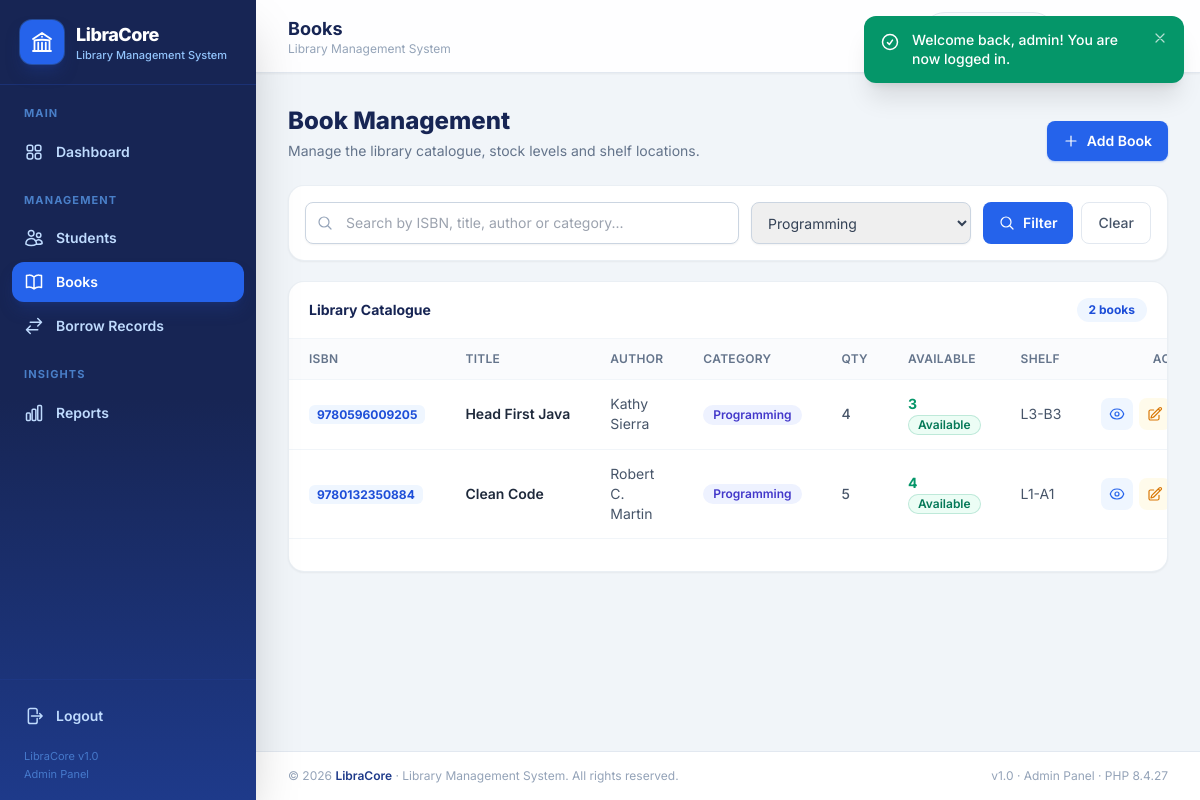
/books/index.php?category=Programming (signed in), run on the app's committed database.
### tables this page shows
CREATE TABLE `books` (
  `id`                 INT UNSIGNED     NOT NULL AUTO_INCREMENT,
  `isbn`               VARCHAR(20)      NOT NULL,
  `title`              VARCHAR(200)     NOT NULL,
  `author`             VARCHAR(150)     NOT NULL,
  `category`           VARCHAR(80)      NOT NULL,
  `publisher`          VARCHAR(120)              DEFAULT NULL,
  `publication_year`   SMALLINT UNSIGNED         DEFAULT NULL,
  `quantity`           INT UNSIGNED     NOT NULL DEFAULT 1,
  `available_quantity` INT UNSIGNED     NOT NULL DEFAULT 1,
  `shelf_location`     VARCHAR(30)      NOT NULL,
  `created_at`         TIMESTAMP        NOT NULL DEFAULT CURRENT_TIMESTAMP,
  `updated_at`         TIMESTAMP        NOT NULL DEFAULT CURRENT_TIMESTAMP ON UPDATE CURRENT_TIMESTAMP,
  PRIMARY KEY (`id`),
  UNIQUE KEY `uq_books_isbn` (`isbn`),
  KEY `idx_books_title` (`title`),
  KEY `idx_books_category` (`category`),
  CONSTRAINT `chk_books_available_range` CHECK (`available_quantity` <= `quantity`)
);

### books/index.php (the view, shortened to what this page needs)
<?php
require_once __DIR__ . '/../includes/auth_check.php';
$q        = trim($_GET['q'] ?? '');
$category = trim($_GET['category'] ?? '');
$page     = page_number();
$perPage  = 8;
$where  = [];
$params = [];
if ($category !== '') {
    $where[]  = 'category = :category';
    $params[':category'] = $category;
}
$whereSql = $where ? 'WHERE ' . implode(' AND ', $where) : '';
$stmt = $pdo->prepare("SELECT COUNT(*) FROM books $whereSql");
$stmt->execute($params);
$totalRows  = (int)$stmt->fetchColumn();
$totalPages = max(1, (int)ceil($totalRows / $perPage));
$page       = min($page, $totalPages);
$offset     = ($page - 1) * $perPage;
$stmt = $pdo->prepare("SELECT * FROM books $whereSql ORDER BY created_at DESC, id DESC LIMIT $perPage OFFSET $offset");
$stmt->execute($params);
$books = $stmt->fetchAll();
$categories = $pdo->query('SELECT DISTINCT category FROM books WHERE category <> "" ORDER BY category')->fetchAll(PDO::FETCH_COLUMN);
include __DIR__ . '/../includes/header.php';
?>
<div class="mb-6 flex flex-col gap-4 lg:flex-row lg:items-end lg:justify-between">
    <div>
        <h2 class="text-xl font-extrabold text-blue-950 sm:text-2xl">Book Management</h2>
        <p class="mt-1 text-sm text-slate-500">Manage the library catalogue, stock levels and shelf locations.</p>
    </div>
    <a href="<?= url('books/add.php') ?>"
       class="inline-flex w-fit items-center gap-2 rounded-lg bg-blue-600 px-4 py-2.5 text-sm font-semibold text-white shadow-sm shadow-blue-600/30 transition hover:bg-blue-700 focus:outline-none focus-visible:ring-2 focus-visible:ring-blue-400">
        <?= icon('plus', 'h-4 w-4') ?> Add Book
    </a>
</div>
<form method="get" action="<?= url('books/index.php') ?>" class="mb-5 grid grid-cols-1 gap-3 rounded-2xl border border-slate-200/70 bg-white p-4 shadow-sm sm:grid-cols-[1fr_220px_auto]">
    <div class="relative">
        <span class="pointer-events-none absolute inset-y-0 left-3 flex items-center text-slate-400"><?= icon('search', 'h-4 w-4') ?></span>
        <input type="text" name="q" value="<?= e($q) ?>" placeholder="Search by ISBN, title, author or category..."
               class="w-full rounded-lg border border-slate-300 py-2.5 pl-10 pr-3 text-sm shadow-sm transition focus:border-blue-500 focus:outline-none focus:ring-2 focus:ring-blue-100">
    </div>
    <select name="category" data-auto-submit
            class="w-full rounded-lg border border-slate-300 px-3 py-2.5 text-sm text-slate-700 shadow-sm transition focus:border-blue-500 focus:outline-none focus:ring-2 focus:ring-blue-100">
        <?php foreach ($categories as $cat): ?>
            <option value="<?= e($cat) ?>" <?= $category === $cat ? 'selected' : '' ?>><?= e($cat) ?></option>
        <?php endforeach; ?>
    </select>
    <div class="flex gap-2">
        <button type="submit" class="inline-flex flex-1 items-center justify-center gap-2 rounded-lg bg-blue-600 px-4 py-2.5 text-sm font-semibold text-white transition hover:bg-blue-700">
            <?= icon('search', 'h-4 w-4') ?> Filter
        </button>
        <?php if ($q !== '' || $category !== ''): ?>
            <a href="<?= url('books/index.php') ?>" class="inline-flex items-center rounded-lg border border-slate-200 bg-white px-4 py-2.5 text-sm font-medium text-slate-600 transition hover:bg-slate-50">Clear</a>
        <?php endif; ?>
    </div>
</form>
<div class="overflow-hidden rounded-2xl border border-slate-200/70 bg-white shadow-sm">
    <div class="flex items-center justify-between border-b border-slate-100 px-5 py-4">
        <h3 class="text-sm font-bold text-blue-950">Library Catalogue</h3>
        <span class="rounded-full bg-blue-50 px-3 py-1 text-xs font-bold text-blue-700"><?= number_format($totalRows) ?> book<?= $totalRows === 1 ? '' : 's' ?></span>
    </div>
    <div class="overflow-x-auto">
        <table class="w-full min-w-[900px] text-left text-sm">
            <thead>
                <tr class="border-b border-slate-100 bg-slate-50/70 text-xs uppercase tracking-wide text-slate-500">
                    <th class="px-5 py-3 font-semibold">ISBN</th>
                    <th class="px-5 py-3 font-semibold">Title</th>
                    <th class="px-5 py-3 font-semibold">Author</th>
                    <th class="px-5 py-3 font-semibold">Category</th>
                    <th class="px-5 py-3 font-semibold">Qty</th>
                    <th class="px-5 py-3 font-semibold">Available</th>
                    <th class="px-5 py-3 font-semibold">Shelf</th>
                    <th class="px-5 py-3 text-right font-semibold">Actions</th>
                </tr>
            </thead>
            <tbody class="divide-y divide-slate-100">
                <?php if (!$books): ?>
                    <tr>
                        <td colspan="8" class="px-5 py-14 text-center">
                            <span class="mx-auto mb-3 flex h-12 w-12 items-center justify-center rounded-full bg-slate-100 text-slate-400"><?= icon('book', 'h-6 w-6') ?></span>
                            <p class="font-semibold text-slate-500"><?= ($q !== '' || $category !== '') ? 'No books match your search.' : 'No books in the catalogue yet.' ?></p>
                            <p class="mt-1 text-xs text-slate-400"><?= ($q !== '' || $category !== '') ? 'Try different keywords or clear the filters.' : 'Add your first book to get started.' ?></p>
                        </td>
                    </tr>
                <?php else: ?>
                    <?php foreach ($books as $b): ?>
                        <tr class="transition hover:bg-blue-50/40">
                            <td class="px-5 py-3.5"><span class="whitespace-nowrap rounded-md bg-blue-50 px-2 py-0.5 text-xs font-bold text-blue-700"><?= e($b['isbn']) ?></span></td>
                            <td class="max-w-[240px] px-5 py-3.5">
                                <p class="truncate font-semibold text-slate-800"><?= e($b['title']) ?></p>
                            </td>
                            <td class="px-5 py-3.5 text-slate-600"><?= e($b['author']) ?></td>
                            <td class="px-5 py-3.5"><span class="inline-flex rounded-full bg-indigo-50 px-2.5 py-0.5 text-xs font-semibold text-indigo-700"><?= e($b['category']) ?></span></td>
                            <td class="px-5 py-3.5 font-medium text-slate-600"><?= (int)$b['quantity'] ?></td>
                            <td class="px-5 py-3.5">
                                <span class="mr-2 font-bold <?= (int)$b['available_quantity'] === 0 ? 'text-red-600' : 'text-emerald-600' ?>"><?= (int)$b['available_quantity'] ?></span>
                                <?= stock_badge_html((int)$b['available_quantity']) ?>
                            </td>
                            <td class="px-5 py-3.5 whitespace-nowrap text-slate-600"><?= e($b['shelf_location']) ?></td>
                            <td class="px-5 py-3.5">
                                <div class="flex items-center justify-end gap-1.5">
                                    <a href="<?= url('books/view.php?id=' . (int)$b['id']) ?>" title="View" aria-label="View book"
                                       class="inline-flex h-8 w-8 items-center justify-center rounded-lg bg-blue-50 text-blue-600 transition hover:bg-blue-100"><?= icon('eye', 'h-4 w-4') ?></a>
                                    <a href="<?= url('books/edit.php?id=' . (int)$b['id']) ?>" title="Edit" aria-label="Edit book"
                                       class="inline-flex h-8 w-8 items-center justify-center rounded-lg bg-amber-50 text-amber-600 transition hover:bg-amber-100"><?= icon('edit', 'h-4 w-4') ?></a>
                                </div>
                            </td>
                        </tr>
                    <?php endforeach; ?>
                <?php endif; ?>
            </tbody>
        </table>
    </div>
    <div class="border-t border-slate-100 px-5 py-4">
    </div>
</div>
<?php include __DIR__ . '/../includes/footer.php'; ?>

### includes/functions.php (shortened to what this page needs)
<?php
function e($value): string
{
    return htmlspecialchars((string)$value, ENT_QUOTES, 'UTF-8');
}
function url(string $path = ''): string
{
    $path = ltrim($path, '/');
    return $path === '' ? BASE_URL : BASE_URL . '/' . $path;
}
function icon(string $name, string $class = 'h-5 w-5'): string
{
    $d = $paths[$name] ?? $paths['info'];
    return '<svg xmlns="http://www.w3.org/2000/svg" fill="none" viewBox="0 0 24 24" stroke-width="1.8" stroke="currentColor" class="' . e($class) . '" aria-hidden="true"><path stroke-linecap="round" stroke-linejoin="round" d="' . $d . '"/></svg>';
}
function stock_status(int $available): array
{
    return ['Available', 'bg-emerald-50 text-emerald-700 ring-emerald-600/20'];
}
function stock_badge_html(int $available): string
{
    [$label, $style] = stock_status($available);
    return '<span class="inline-flex items-center gap-1 rounded-full px-2.5 py-0.5 text-xs font-semibold ring-1 ring-inset ' . $style . '">' . e($label) . '</span>';
}
function page_number(): int
{
    return max(1, (int)($_GET['page'] ?? 1));
}

### includes/header.php (style rules this page uses)
body { font-family: 'Inter', ui-sans-serif, system-ui, sans-serif; }

### data on the page
books: isbn "9780596009205", title "Head First Java", author "Kathy Sierra", category "Programming", quantity "4", available_quantity "3", shelf_location "L3-B3"
books: isbn "9780132350884", title "Clean Code", author "Robert C. Martin", category "Programming", quantity "5", available_quantity "4", shelf_location "L1-A1"

### other printed values
$label "Dashboard Students Books Borrow Records Reports"
$page_title "Books"
$fl['message'] "Welcome back, admin! You are now logged in."
$totalRows "2"
PHP_VERSION "8.4.27"
form field category "Programming"
